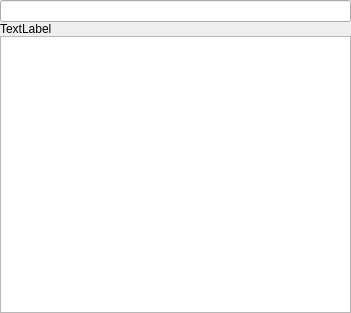
<?xml version="1.0" encoding="UTF-8"?>
<ui version="4.0">
 <class>TmpWidget2</class>
 <widget class="QWidget" name="TmpWidget2">
  <property name="geometry">
   <rect>
    <x>0</x>
    <y>0</y>
    <width>351</width>
    <height>313</height>
   </rect>
  </property>
  <property name="windowTitle">
   <string>TmpWidget2</string>
  </property>
  <layout class="QVBoxLayout" name="verticalLayout">
   <property name="spacing">
    <number>0</number>
   </property>
   <property name="margin">
    <number>0</number>
   </property>
   <item>
    <widget class="QLineEdit" name="lineEdit"/>
   </item>
   <item>
    <widget class="QLabel" name="label">
     <property name="text">
      <string>TextLabel</string>
     </property>
    </widget>
   </item>
   <item>
    <widget class="QTableView" name="tableView"/>
   </item>
  </layout>
 </widget>
 <layoutdefault spacing="6" margin="11"/>
 <resources/>
 <connections/>
</ui>
